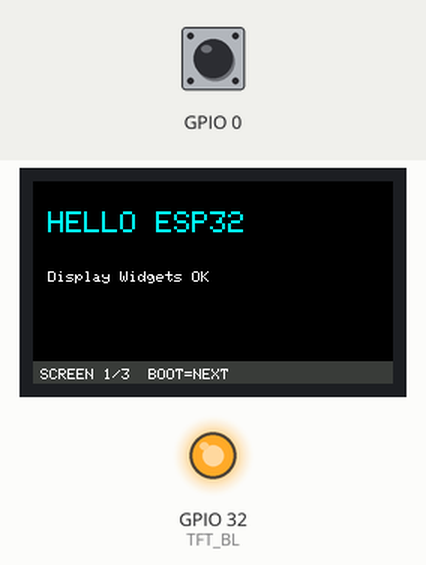
Recording of a sketch running on a simulated ESP32. Shown: 240×135 colour display, output pins drawn as LEDs (lit = HIGH). The inputs (shaded band) are chosen by the test bench; at power-on: GPIO 0 HIGH.

Above: at 1.3 s.
1.4 s: GPIO 0 driven LOW
At 2.4 s:
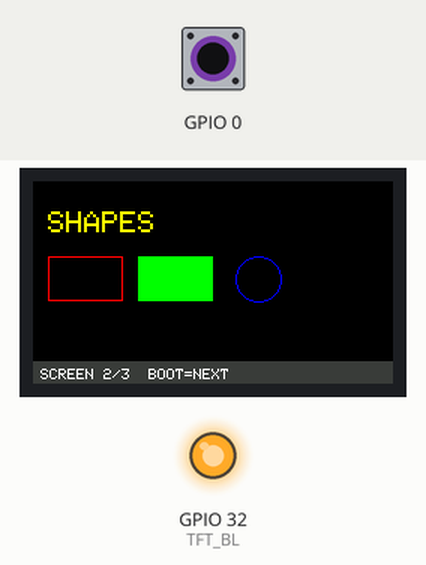
2.9 s: GPIO 0 pulsed HIGH 5 times (0.12 s each, 0.3 s apart)
At 3.27 s:
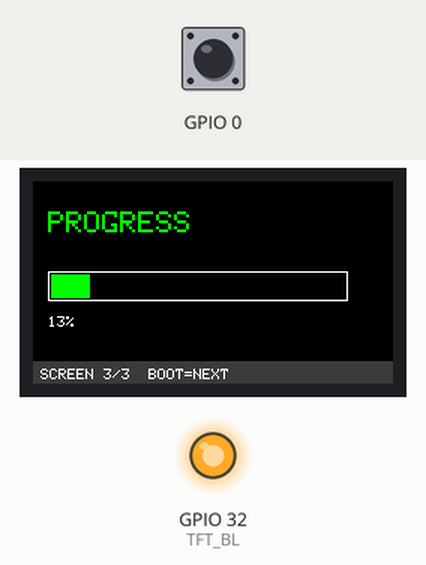
Timing chart, 0 to 5.9 s (numbered marks = the images above; inputs shaded):
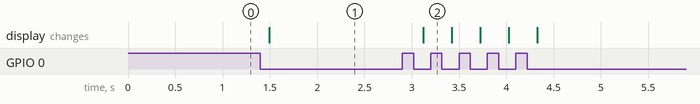

Measured:
- after the input at 1.4 s, the display: changes after 0.10 s (image 1)
- after the input at 2.9 s, the display: changes after 0.22 s (image 2)

The sketch:

display_widgets.ino
```cpp
#include <Adafruit_GFX.h>
#include <Adafruit_ST7789.h>
#include <SPI.h>

// ===== TFT PINOUT =====
#define TFT_MOSI 23
#define TFT_SCLK 18
#define TFT_CS   15
#define TFT_DC    2
#define TFT_RST   4
#define TFT_BL   32

Adafruit_ST7789 tft =
  Adafruit_ST7789(TFT_CS, TFT_DC, TFT_RST);

int screen = 0;

// gris compatible
#define DARK_GREY 0x39E7

void drawFooter() {

  tft.fillRect(0, 120, 240, 20, DARK_GREY);

  tft.setTextColor(ST77XX_WHITE, DARK_GREY);
  tft.setTextSize(1);
  tft.setCursor(5, 125);

  tft.print("SCREEN ");
  tft.print(screen + 1);
  tft.print("/3  BOOT=NEXT");
}

void screen1() {

  tft.fillScreen(ST77XX_BLACK);

  tft.setTextColor(ST77XX_CYAN);
  tft.setTextSize(2);
  tft.setCursor(10, 20);
  tft.println("HELLO ESP32");

  tft.setTextSize(1);
  tft.setTextColor(ST77XX_WHITE);
  tft.setCursor(10, 60);
  tft.println("Display Widgets OK");

  drawFooter();
}

void screen2() {

  tft.fillScreen(ST77XX_BLACK);

  tft.setTextColor(ST77XX_YELLOW);
  tft.setTextSize(2);
  tft.setCursor(10, 20);
  tft.println("SHAPES");

  tft.drawRect(10, 50, 50, 30, ST77XX_RED);
  tft.fillRect(70, 50, 50, 30, ST77XX_GREEN);
  tft.drawCircle(150, 65, 15, ST77XX_BLUE);

  drawFooter();
}

void screen3() {

  tft.fillScreen(ST77XX_BLACK);

  tft.setTextColor(ST77XX_GREEN);
  tft.setTextSize(2);
  tft.setCursor(10, 20);
  tft.println("PROGRESS");

  int value = millis() % 100;

  tft.drawRect(10, 60, 200, 20, ST77XX_WHITE);
  tft.fillRect(12, 62, value * 2, 16, ST77XX_GREEN);

  tft.setCursor(10, 90);
  tft.setTextSize(1);
  tft.setTextColor(ST77XX_WHITE);
  tft.print(value);
  tft.println("%");

  drawFooter();
}

void render() {

  switch (screen) {

    case 0: screen1(); break;
    case 1: screen2(); break;
    case 2: screen3(); break;
  }
}

void setup() {

  Serial.begin(115200);

  pinMode(TFT_BL, OUTPUT);
  digitalWrite(TFT_BL, HIGH);

  SPI.begin(TFT_SCLK, -1, TFT_MOSI, TFT_CS);

  tft.init(135, 240);
  tft.setRotation(1);

  render();
}

void loop() {

  static bool lastBtn = HIGH;
  bool btn = digitalRead(0); // BOOT

  if (lastBtn == HIGH && btn == LOW) {

    delay(50);

    screen = (screen + 1) % 3;

    render();
  }

  lastBtn = btn;

  delay(10);
}
```
